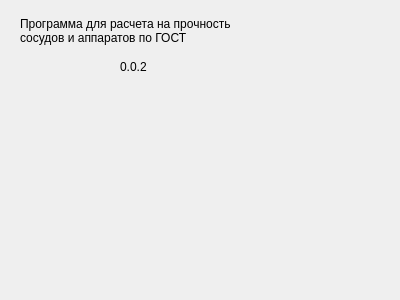
<?xml version="1.0" encoding="UTF-8"?>
<ui version="4.0">
 <class>AboutForm</class>
 <widget class="QWidget" name="AboutForm">
  <property name="windowModality">
   <enum>Qt::ApplicationModal</enum>
  </property>
  <property name="geometry">
   <rect>
    <x>0</x>
    <y>0</y>
    <width>400</width>
    <height>300</height>
   </rect>
  </property>
  <property name="windowTitle">
   <string>О программе</string>
  </property>
  <widget class="QLabel" name="label">
   <property name="geometry">
    <rect>
     <x>20</x>
     <y>10</y>
     <width>241</width>
     <height>41</height>
    </rect>
   </property>
   <property name="text">
    <string>Программа для расчета на прочность сосудов и аппаратов по ГОСТ</string>
   </property>
   <property name="wordWrap">
    <bool>true</bool>
   </property>
  </widget>
  <widget class="QLabel" name="label_2">
   <property name="geometry">
    <rect>
     <x>120</x>
     <y>60</y>
     <width>47</width>
     <height>13</height>
    </rect>
   </property>
   <property name="text">
    <string>0.0.2</string>
   </property>
  </widget>
 </widget>
 <resources/>
 <connections/>
</ui>
